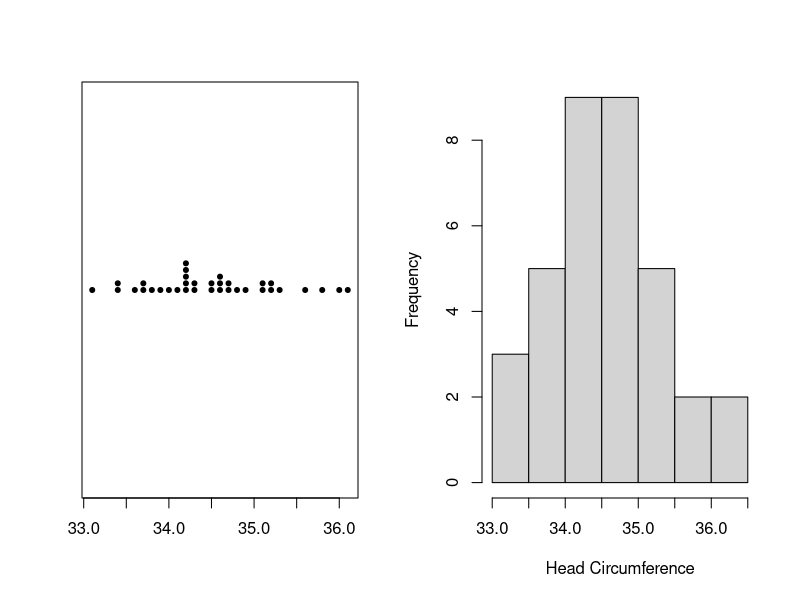

Recreate this plot in R.
# solution for exercise 3 of ficha tp 1

data <- read.csv("DadosFolha1.csv", na.strings = "")
head_circum <- data$Ex4                  # gets column Ex4
head_circum <- head_circum[!is.na(head_circum)]    # filter NA values

# makes it possible to show 2 plots side by side
par(mfrow = c(1, 2))

# dot diagram
stripchart(head_circum, method="stack", pch=20)

# histogram
hist(head_circum, right=FALSE, main="", xlab="Head Circumference")